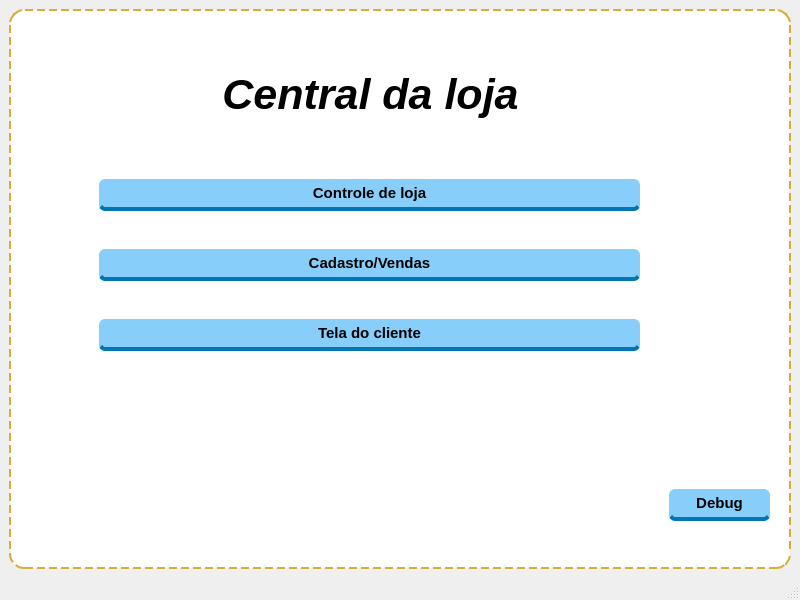
<?xml version="1.0" encoding="UTF-8"?>
<ui version="4.0">
 <class>Central</class>
 <widget class="QMainWindow" name="Central">
  <property name="geometry">
   <rect>
    <x>0</x>
    <y>0</y>
    <width>800</width>
    <height>600</height>
   </rect>
  </property>
  <property name="windowTitle">
   <string>Central</string>
  </property>
  <widget class="QWidget" name="centralwidget">
   <layout class="QGridLayout" name="gridLayout">
    <item row="0" column="0">
     <widget class="QFrame" name="frame_central">
      <property name="styleSheet">
       <string notr="true">QFrame{
border: 2px dashed #d4af37;
	background-color: rgb(255, 255, 255);
    border-radius: 15px;
    padding: 10px;
}
</string>
      </property>
      <property name="frameShape">
       <enum>QFrame::Shape::StyledPanel</enum>
      </property>
      <property name="frameShadow">
       <enum>QFrame::Shadow::Raised</enum>
      </property>
      <widget class="QPushButton" name="pushButton_controle_loja">
       <property name="geometry">
        <rect>
         <x>90</x>
         <y>170</y>
         <width>541</width>
         <height>32</height>
        </rect>
       </property>
       <property name="styleSheet">
        <string notr="true">QPushButton {
    background-color: #87CEFA;
    color: #000000;
    border: none;
    border-bottom: 4px solid #0077b3;
    border-radius: 6px;
    font-family: &quot;Courier New&quot;;
    font-weight: bold;
    font-size: 11pt;
    padding: 5px 10px;
}
QPushButton:hover {
    background-color: #b0e0e6;
    border-bottom: 4px solid #0099cc;
}
QPushButton:pressed {
    background-color: #0077b3;
    border-bottom: 0px solid transparent;
    margin-top: 4px;
    padding-bottom: 1px;
}</string>
       </property>
       <property name="text">
        <string>Controle de loja</string>
       </property>
      </widget>
      <widget class="QPushButton" name="pushButton_cadastro">
       <property name="geometry">
        <rect>
         <x>90</x>
         <y>240</y>
         <width>541</width>
         <height>32</height>
        </rect>
       </property>
       <property name="styleSheet">
        <string notr="true">QPushButton {
    background-color: #87CEFA;
    color: #000000;
    border: none;
    border-bottom: 4px solid #0077b3;
    border-radius: 6px;
    font-family: &quot;Courier New&quot;;
    font-weight: bold;
    font-size: 11pt;
    padding: 5px 10px;
}
QPushButton:hover {
    background-color: #b0e0e6;
    border-bottom: 4px solid #0099cc;
}
QPushButton:pressed {
    background-color: #0077b3;
    border-bottom: 0px solid transparent;
    margin-top: 4px;
    padding-bottom: 1px;
}</string>
       </property>
       <property name="text">
        <string>Cadastro/Vendas</string>
       </property>
      </widget>
      <widget class="QPushButton" name="pushButton_tela_cliente">
       <property name="geometry">
        <rect>
         <x>90</x>
         <y>310</y>
         <width>541</width>
         <height>32</height>
        </rect>
       </property>
       <property name="styleSheet">
        <string notr="true">QPushButton {
    background-color: #87CEFA;
    color: #000000;
    border: none;
    border-bottom: 4px solid #0077b3;
    border-radius: 6px;
    font-family: &quot;Courier New&quot;;
    font-weight: bold;
    font-size: 11pt;
    padding: 5px 10px;
}
QPushButton:hover {
    background-color: #b0e0e6;
    border-bottom: 4px solid #0099cc;
}
QPushButton:pressed {
    background-color: #0077b3;
    border-bottom: 0px solid transparent;
    margin-top: 4px;
    padding-bottom: 1px;
}</string>
       </property>
       <property name="text">
        <string>Tela do cliente</string>
       </property>
      </widget>
      <widget class="QLabel" name="label_Central">
       <property name="geometry">
        <rect>
         <x>110</x>
         <y>50</y>
         <width>491</width>
         <height>71</height>
        </rect>
       </property>
       <property name="styleSheet">
        <string notr="true">QLabel {
    font-family: &quot;Georgia&quot;, &quot;Times New Roman&quot;, serif;
    font-size: 32pt;
    font-weight: bold;
    font-style: italic;
    color: #000000;
    text-shadow: 0px 0px 4px #ffffff;
    background-color: transparent;
    border: none;
}</string>
       </property>
       <property name="text">
        <string>&lt;html&gt;&lt;head/&gt;&lt;body&gt;&lt;p align=&quot;center&quot;&gt;Central da loja&lt;/p&gt;&lt;/body&gt;&lt;/html&gt;</string>
       </property>
      </widget>
      <widget class="QPushButton" name="pushButton_Debug">
       <property name="geometry">
        <rect>
         <x>660</x>
         <y>480</y>
         <width>101</width>
         <height>32</height>
        </rect>
       </property>
       <property name="styleSheet">
        <string notr="true">QPushButton {
    background-color: #87CEFA;
    color: #000000;
    border: none;
    border-bottom: 4px solid #0077b3;
    border-radius: 6px;
    font-family: &quot;Courier New&quot;;
    font-weight: bold;
    font-size: 11pt;
    padding: 5px 10px;
}
QPushButton:hover {
    background-color: #b0e0e6;
    border-bottom: 4px solid #0099cc;
}
QPushButton:pressed {
    background-color: #0077b3;
    border-bottom: 0px solid transparent;
    margin-top: 4px;
    padding-bottom: 1px;
}</string>
       </property>
       <property name="text">
        <string>Debug</string>
       </property>
      </widget>
     </widget>
    </item>
   </layout>
  </widget>
  <widget class="QMenuBar" name="menubar">
   <property name="geometry">
    <rect>
     <x>0</x>
     <y>0</y>
     <width>800</width>
     <height>25</height>
    </rect>
   </property>
  </widget>
  <widget class="QStatusBar" name="statusbar"/>
 </widget>
 <resources/>
 <connections/>
</ui>
